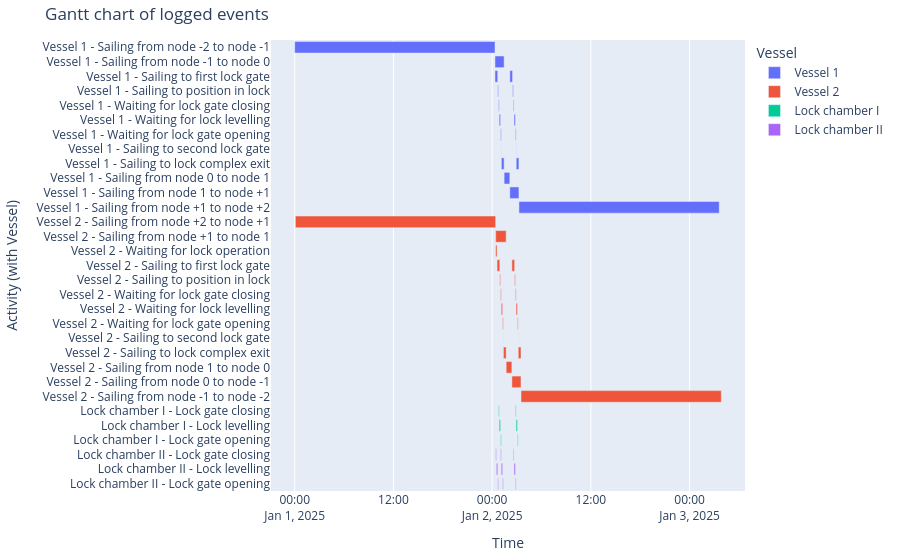

Notebook code for this chart:
### Markdown cell above
#### Gantt chart of event table

### Code cell
df_eventtable = opentnsim.core.logutils.logbook2eventtable([*vessels, 
                                                            lock_complex_I.lock_chambers['Lock chamber I'], 
                                                            lock_complex_II.lock_chambers['Lock chamber II']])
fig = generate_vessel_gantt_chart(df_eventtable)

### Figure 1 — Plotly figure (JSON) as saved in the notebook; plotly's stock layout.template omitted (floating-point values rounded to 4 significant figures)
{"data": [{"base": ["2025-01-01T00:00:00.000000000", "2025-01-02T00:20:50.000000000", "2025-01-02T00:20:50.000000000", "2025-01-02T00:40:50.000000000", "2025-01-02T00:46:30.000000000", "2025-01-02T00:51:30.000000000", "2025-01-02T01:01:30.000000000", "2025-01-02T01:06:30.000000000", "2025-01-02T01:07:19.000000000", "2025-01-02T01:27:19.000000000", "2025-01-02T02:08:59.000000000", "2025-01-02T02:08:59.000000000", "2025-01-02T02:28:59.000000000", "2025-01-02T02:34:39.000000000", "2025-01-02T02:39:39.000000000", "2025-01-02T02:49:39.000000000", "2025-01-02T02:54:39.000000000", "2025-01-02T02:55:28.000000000", "2025-01-02T03:15:28.000000000"], "hovertemplate": "object name=Vessel 1<br>start time=%{base}<br>stop time=%{x}<br>activity label=%{y}<extra></extra>", "legendgroup": "Vessel 1", "marker": {"color": "#636efa", "pattern": {"shape": ""}}, "name": "Vessel 1", "orientation": "h", "showlegend": true, "textposition": "auto", "type": "bar", "x": [87650000, 3989000, 1200000, 340000, 300000, 600000, 300000, 49000, 1200000, 2500000, 3989000, 1200000, 340000, 300000, 600000, 300000, 49000, 1200000, 87650000], "xaxis": "x", "y": ["Vessel 1 - Sailing from node -2 to node -1", "Vessel 1 - Sailing from node -1 to node 0", "Vessel 1 - Sailing to first lock gate", "Vessel 1 - Sailing to position in lock", "Vessel 1 - Waiting for lock gate closing", "Vessel 1 - Waiting for lock levelling", "Vessel 1 - Waiting for lock gate opening", "Vessel 1 - Sailing to second lock gate", "Vessel 1 - Sailing to lock complex exit", "Vessel 1 - Sailing from node 0 to node 1", "Vessel 1 - Sailing from node 1 to node +1", "Vessel 1 - Sailing to first lock gate", "Vessel 1 - Sailing to position in lock", "Vessel 1 - Waiting for lock gate closing", "Vessel 1 - Waiting for lock levelling", "Vessel 1 - Waiting for lock gate opening", "Vessel 1 - Sailing to second lock gate", "Vessel 1 - Sailing to lock complex exit", "Vessel 1 - Sailing from node +1 to node +2"], "yaxis": "y"}, {"base": ["2025-01-01T00:05:00.000000000", "2025-01-02T00:25:50.000000000", "2025-01-02T00:25:50.000000000", "2025-01-02T00:35:50.000000000", "2025-01-02T00:55:50.000000000", "2025-01-02T01:01:30.000000000", "2025-01-02T01:06:30.000000000", "2025-01-02T01:16:30.000000000", "2025-01-02T01:21:30.000000000", "2025-01-02T01:22:19.000000000", "2025-01-02T01:42:19.000000000", "2025-01-02T02:23:59.000000000", "2025-01-02T02:23:59.000000000", "2025-01-02T02:43:59.000000000", "2025-01-02T02:49:39.000000000", "2025-01-02T02:54:39.000000000", "2025-01-02T03:04:39.000000000", "2025-01-02T03:09:39.000000000", "2025-01-02T03:10:28.000000000", "2025-01-02T03:30:28.000000000"], "hovertemplate": "object name=Vessel 2<br>start time=%{base}<br>stop time=%{x}<br>activity label=%{y}<extra></extra>", "legendgroup": "Vessel 2", "marker": {"color": "#EF553B", "pattern": {"shape": ""}}, "name": "Vessel 2", "orientation": "h", "showlegend": true, "textposition": "auto", "type": "bar", "x": [87650000, 4589000, 600000, 1200000, 340000, 300000, 600000, 300000, 49000, 1200000, 2500000, 3989000, 1200000, 340000, 300000, 600000, 300000, 49000, 1200000, 87650000], "xaxis": "x", "y": ["Vessel 2 - Sailing from node +2 to node +1", "Vessel 2 - Sailing from node +1 to node 1", "Vessel 2 - Waiting for lock operation", "Vessel 2 - Sailing to first lock gate", "Vessel 2 - Sailing to position in lock", "Vessel 2 - Waiting for lock gate closing", "Vessel 2 - Waiting for lock levelling", "Vessel 2 - Waiting for lock gate opening", "Vessel 2 - Sailing to second lock gate", "Vessel 2 - Sailing to lock complex exit", "Vessel 2 - Sailing from node 1 to node 0", "Vessel 2 - Sailing from node 0 to node -1", "Vessel 2 - Sailing to first lock gate", "Vessel 2 - Sailing to position in lock", "Vessel 2 - Waiting for lock gate closing", "Vessel 2 - Waiting for lock levelling", "Vessel 2 - Waiting for lock gate opening", "Vessel 2 - Sailing to second lock gate", "Vessel 2 - Sailing to lock complex exit", "Vessel 2 - Sailing from node -1 to node -2"], "yaxis": "y"}, {"base": ["2025-01-02T00:46:30.000000000", "2025-01-02T00:51:30.000000000", "2025-01-02T01:01:30.000000000", "2025-01-02T02:49:39.000000000", "2025-01-02T02:54:39.000000000", "2025-01-02T03:04:39.000000000"], "hovertemplate": "object name=Lock chamber I<br>start time=%{base}<br>stop time=%{x}<br>activity label=%{y}<extra></extra>", "legendgroup": "Lock chamber I", "marker": {"color": "#00cc96", "pattern": {"shape": ""}}, "name": "Lock chamber I", "orientation": "h", "showlegend": true, "textposition": "auto", "type": "bar", "x": [300000, 600000, 300000, 300000, 600000, 300000], "xaxis": "x", "y": ["Lock chamber I - Lock gate closing", "Lock chamber I - Lock levelling", "Lock chamber I - Lock gate opening", "Lock chamber I - Lock gate closing", "Lock chamber I - Lock levelling", "Lock chamber I - Lock gate opening"], "yaxis": "y"}, {"base": ["2025-01-02T00:25:50.000000000", "2025-01-02T00:30:50.000000000", "2025-01-02T00:40:50.000000000", "2025-01-02T01:01:30.000000000", "2025-01-02T01:06:30.000000000", "2025-01-02T01:16:30.000000000", "2025-01-02T02:34:39.000000000", "2025-01-02T02:39:39.000000000", "2025-01-02T02:49:39.000000000"], "hovertemplate": "object name=Lock chamber II<br>start time=%{base}<br>stop time=%{x}<br>activity label=%{y}<extra></extra>", "legendgroup": "Lock chamber II", "marker": {"color": "#ab63fa", "pattern": {"shape": ""}}, "name": "Lock chamber II", "orientation": "h", "showlegend": true, "textposition": "auto", "type": "bar", "x": [300000, 600000, 300000, 300000, 600000, 300000, 300000, 600000, 300000], "xaxis": "x", "y": ["Lock chamber II - Lock gate closing", "Lock chamber II - Lock levelling", "Lock chamber II - Lock gate opening", "Lock chamber II - Lock gate closing", "Lock chamber II - Lock levelling", "Lock chamber II - Lock gate opening", "Lock chamber II - Lock gate closing", "Lock chamber II - Lock levelling", "Lock chamber II - Lock gate opening"], "yaxis": "y"}], "layout": {"barmode": "overlay", "legend": {"title": {"text": "Vessel"}, "tracegroupgap": 0}, "margin": {"b": 20, "l": 20, "r": 20, "t": 40}, "title": {"text": "Gantt chart of logged events"}, "xaxis": {"anchor": "y", "domain": [0, 1], "title": {"text": "Time"}, "type": "date"}, "yaxis": {"anchor": "x", "autorange": "reversed", "domain": [0, 1], "title": {"text": "Activity (with Vessel)"}}}}
